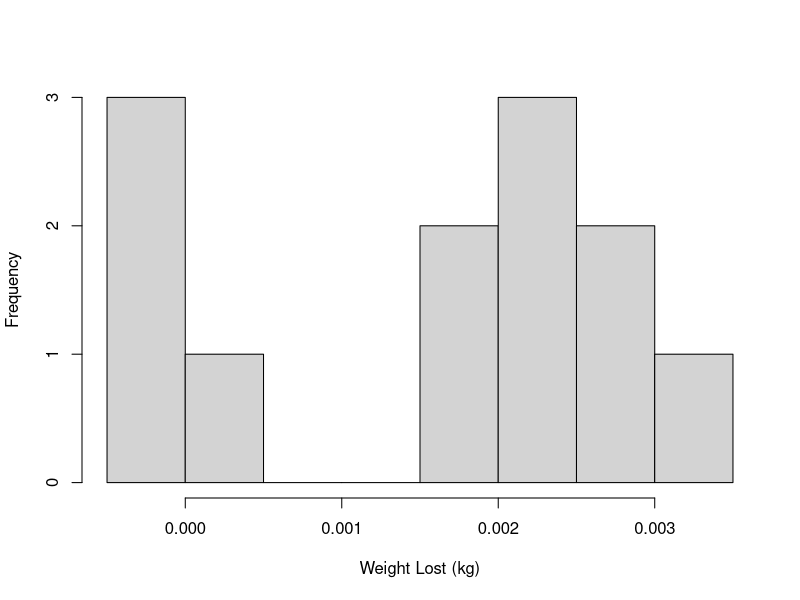
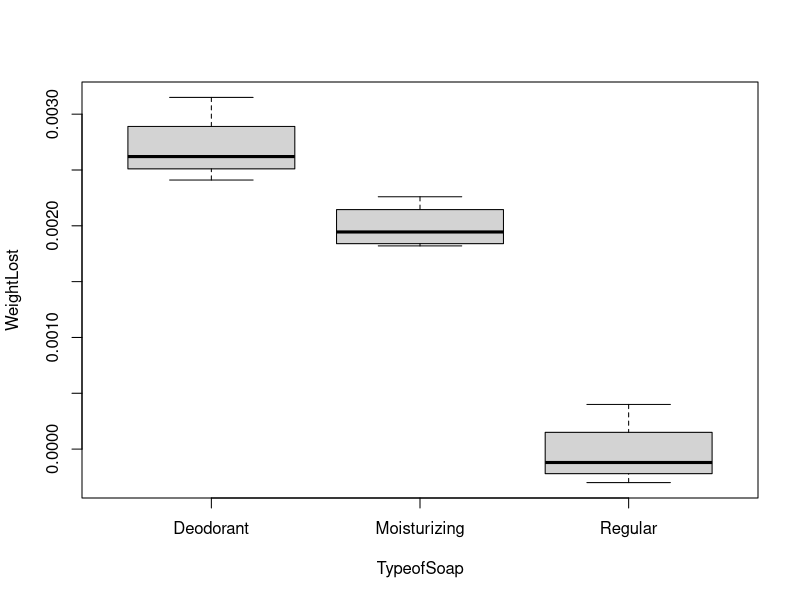

Write R code to recreate these figures, in order.
## ---- chunk 1
knitr::opts_chunk$set(echo = TRUE)
## ---- chunk 2
soapData = data.frame("TypeofSoap" = c("Regular", "Regular", "Regular", "Regular", "Deodorant", "Deodorant","Deodorant","Deodorant", "Moisturizing", "Moisturizing", "Moisturizing", "Moisturizing"), "WeightLost" = c(-0.3,-0.1,-0.14,0.4,2.63,2.61,2.41,3.15,1.86,2.03,2.26,1.82))
soapData

## ---- chunk 3
soapData$WeightLost = soapData$WeightLost/1000
soapData

## ---- chunk 4
# mean of all 12
mean(soapData$WeightLost)
# standard deviation of all 12
sd(soapData$WeightLost)
# mean of Regular
mean(soapData$WeightLost[1:4])
# standard deviation of Regular
sd(soapData$WeightLost[1:4])
# mean of Deodorant
mean(soapData$WeightLost[5:8])
# standard deviation of Deodorant
sd(soapData$WeightLost[5:8])
# mean of Moisturizing
mean(soapData$WeightLost[9:12])
# standard deviation of Moisturizing
sd(soapData$WeightLost[9:12])
## ---- chunk 5
hist(soapData$WeightLost, xlab = "Weight Lost (kg)", main = "")
## ---- chunk 6
boxplot(WeightLost~TypeofSoap, data = soapData, main = "")
## ---- chunk 7
# According to the boxplot, we can see that the average loss of weight has an descending 
# order with Deodorant > Moisturizing > Regular.
# Also, we can see there is a relatively huge gap between Regular type and other types.
# So I think the thing that's worthy for further investigating is whether the type is a 
# significant factor on Weight loss or not. 
